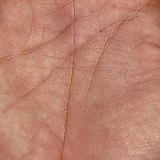
%> input picture colorpics/IMG_005 (5).JPG, 160 x 160 px
$ octave pointmatching.m   (GNU Octave 9; MATLAB toolbox functions it lacks are replaced by stand-ins)
%> lines starting %> are read from the running program, lines starting %| are printed output that depends on the picture
### cmfrat.m
function mat = cmfrat(row, col, angle)
    row = row + 4;
    col = col + 4;
    mat = zeros(row, col);

    m = -tand(angle);
    a = round(col / 2);
    b = round(row / 2);

    if (angle >= 0 && angle <= 45) || (angle > 135 && angle <= 180)
        for x=col - 2:-1:3
            y = round(m*(x - a) + b);
            mat([y-1, y, y+1], x) = 1/33;
            mat([y-3, y-2, y+2, y+3], x) = -1/66;
        end

    elseif angle > 45 && angle <= 135
        for y=row - 2:-1:3
            x = round((y - b)/m + a);
            mat(y, [x-1, x, x+1]) = 1/33;
            mat(y, [x-3, x-2, x+2, x+3]) = -1/66;
        end
    end
end

### edgeresponse.m
function image = edgeresponse(im, resp)
        %cmfrat filters 0, 20, 40, 60, 80, 100, 120, 140, 160
        f0 = cmfrat(11, 11, 0);
        f20 = cmfrat(11, 11, 20);
        f40 = cmfrat(11, 11, 40);
        f60 = cmfrat(11, 11, 60);
        f80 = cmfrat(11, 11, 80);
        f100 = cmfrat(11, 11, 100);
        f120 = cmfrat(11, 11, 120);
        f140 = cmfrat(11, 11, 140);
        f160 = cmfrat(11, 11, 160);

        im0 = imfilter(im, f0, 'symmetric');
        im20 = imfilter(im, f20, 'symmetric');
        im40 = imfilter(im, f40, 'symmetric');
        im60 = imfilter(im, f60, 'symmetric');
        im80 = imfilter(im, f80, 'symmetric');
        im100 = imfilter(im, f100, 'symmetric');
        im120 = imfilter(im, f120, 'symmetric');
        im140 = imfilter(im, f140, 'symmetric');
        im160 = imfilter(im, f160, 'symmetric');

        %combined the images
        if strcmp(resp, 'max')
            image = maxresponse(im0, im20, im40, im60, im80, im100, im120, im140, im160);
        else
            image = minresponse(im0, im20, im40, im60, im80, im100, im120, im140, im160);
        end

        image = imadjust(image);

% [13 lines of commented-out code are left out]
end

### maxresponse.m
function image = maxresponse(im0, im20, im40, im60, im80, im100, im120, im140, im160)
    [row, col] = size(im0);
    image = zeros(row, col);
    for t=1:row
       for k=1:col
            image(t, k) = max([im0(t, k), im20(t, k), im40(t, k), im60(t, k), im80(t, k), im100(t, k), im120(t, k), im140(t, k), im160(t, k)]);
       end
    end
end

### getmp.m
function [matchedPoints1, matchedPoints2, points1, points2] = getmp(I1, I2)
    %Find the corners.
    points1 = detectHarrisFeatures(I1);
    points2 = detectHarrisFeatures(I2);
%     points1 = harriscorner(I1);
%     points2 = harriscorner(I2);

    %Extract the neighborhood features.
    [features1,valid_points1] = extractFeatures(I1,points1);
    [features2,valid_points2] = extractFeatures(I2,points2);

    %Match the features.
    indexPairs = matchFeatures(features1,features2);

    %Retrieve the locations of the corresponding points for each image.
    matchedPoints1 = valid_points1(indexPairs(:,1),:);
    matchedPoints2 = valid_points2(indexPairs(:,2),:);

%     points1 = valid_points1;
%     points2 = valid_points2;
end

### pointmatching.m
close all;
% [18 lines of commented-out code are left out]
    im1 = imread('IMG_005 (5).JPG');
%> im1 is the input picture: size 160x160x3 uint8; mean R, G, B 187.5, 130.6, 111.7
    im2 = imread('IMG_005 (6).JPG');
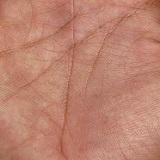
%> input picture colorpics/IMG_005 (6).JPG, 160 x 160 px
%> im2 is the input picture: size 160x160x3 uint8; mean R, G, B 188.8, 131.2, 112

    %extract the layers
    imb1 = im2double(rgb2gray(im1));
    imb2 = im2double(rgb2gray(im2));
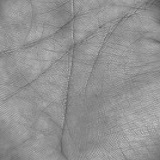
%> imb2: size 160x160 double; min 0.314, max 0.792, mean 0.574

    %edge response
    imfirstedge1 = edgeresponse(imb1, 'max');
    imfirstedge2 = edgeresponse(imb2, 'max');
%> call 2 of edgeresponse, with resp = 'max'
%> in edgeresponse (call 2), `im80 = imfilter(im, f80, 'symmetric');`:
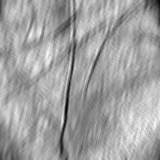
%> im80: size 160x160 double; min 0.108, max 0.239, mean 0.191; drawn with min black and max white

    imsecondedge1 = edgeresponse(imcomplement(imfirstedge1), 'max');
    imsecondedge2 = edgeresponse(imcomplement(imfirstedge2), 'max');
%> call 4 of edgeresponse, with resp = 'max'
%> in edgeresponse (call 4), `im140 = imfilter(im, f140, 'symmetric');`:
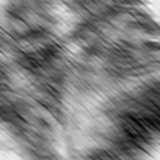
%> im140: size 160x160 double; min -0.0394, max 0.372, mean 0.162; drawn with min black and max white
%> in edgeresponse (call 4), `im160 = imfilter(im, f160, 'symmetric');`:
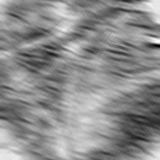
%> im160: size 160x160 double; min -0.106, max 0.381, mean 0.162; drawn with min black and max white
%> after the loop in maxresponse (call 4), `for t=1:row`:
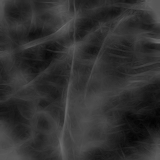
%> image: size 160x160 double; min 0.0108, max 0.426, mean 0.192
%> in edgeresponse (call 4), `image = imadjust(image);`:
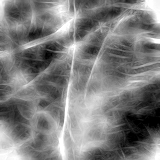
%> image: size 160x160 double; min 0, max 1, mean 0.492

    imthirdedge1 = edgeresponse(imcomplement(imsecondedge1*0.4), 'max');
    imthirdedge2 = edgeresponse(imcomplement(imsecondedge2*0.4), 'max');

    % [29 lines of commented-out code are left out]
  [mp11, mp21, points11, points21] = getmp(imfirstedge1, imfirstedge2);
%> in getmp, `points1 = detectHarrisFeatures(I1);`: points1 = 444 points; strongest (x, y): (101, 32), (63, 142), (73, 14), (72, 71), (63, 130)
%> in getmp, `points2 = detectHarrisFeatures(I2);`: points2 = 464 points; strongest (x, y): (144, 2), (137, 10), (100, 28), (97, 56), (65, 105)
%> in getmp, `[features1,valid_points1] = extractFeatures(I1,points1);`: valid_points1 = 26 points; strongest (x, y): (72, 71), (97, 63), (91, 82), (68, 99), (95, 70)
%> in getmp, `[features2,valid_points2] = extractFeatures(I2,points2);`: valid_points2 = 22 points; strongest (x, y): (72, 64), (91, 73), (92, 67), (69, 67), (69, 69)
%> in getmp, `indexPairs = matchFeatures(features1,features2);`: indexPairs = [1 1; 4 2; 5 3; 8 6; 11 9; 12 8; 15 15; 17 15; 26 22]
%> in getmp, `matchedPoints1 = valid_points1(indexPairs(:,1),:);`: matchedPoints1 = 9 points; strongest (x, y): (68, 99), (70, 87), (67, 94), (62, 80), (75, 78)
%> in getmp, `matchedPoints2 = valid_points2(indexPairs(:,2),:);`: matchedPoints2 = 9 points; strongest (x, y): (67, 84), (69, 79), (68, 90), (62, 72), (75, 70)
%> mp11 has the same summary as matchedPoints1 in getmp; mp21 has the same summary as matchedPoints2 in getmp; points11 has the same summary as points1 in getmp; points21 has the same summary as points2 in getmp
  subplot(3, 4, 10), showMatchedFeatures(imfirstedge1, imfirstedge2, mp11, mp21);

   %second e-resp
  [mp12, mp22, points12, points22] = getmp(imsecondedge1, imsecondedge2);
%> mp12 = 4 points; (x, y): (71, 72), (73, 66), (91, 101), (76, 97); mp22 = 4 points; (x, y): (71, 67), (72, 61), (74, 88), (90, 92); points12 = 445 points; strongest (x, y): (76, 14), (26, 55), (56, 58), (76, 46), (32, 55); points22 = 451 points; strongest (x, y): (26, 49), (76, 11), (76, 41), (71, 67), (56, 53)
  subplot(3, 4, 11), showMatchedFeatures(imsecondedge1, imsecondedge2, mp12, mp22);

   %third e-resp
  [mp13, mp23, points13, points23] = getmp(imthirdedge1, imthirdedge2);
%> mp13 = 6 points; (x, y): (71, 70), (68, 82), (77, 81), (65, 97), (86, 96), (88, 91); mp23 = 6 points; (x, y): (71, 64), (70, 75), (65, 88), (76, 74), (88, 81), (84, 87); points13 = 233 points; strongest (x, y): (73, 14), (62, 139), (73, 9), (72, 5), (98, 64); points23 = 307 points; strongest (x, y): (73, 12), (61, 127), (62, 124), (51, 33), (154, 38)
  subplot(3, 4, 12), showMatchedFeatures(imthirdedge1, imthirdedge2, mp13, mp23);


    %plot
    subplot(3, 4, 1), imshow(imb1), title('original'); hold on;
    subplot(3, 4, 2), imshow(imfirstedge1), title('1st e-resp'), hold on; points11.plot %mp11.plot ;
    subplot(3, 4, 3), imshow(imsecondedge1), title('2nd e-resp'), hold on; points12.plot %mp12.plot;
    subplot(3, 4, 4), imshow(imthirdedge1), title('3rd e-resp canny'), hold on; points13.plot %mp13.plot;
    subplot(3, 4, 5), imshow(imb2), title('original');
    subplot(3, 4, 6), imshow(imfirstedge2), title('1st e-resp'), hold on; points21.plot %mp21.plot;
    subplot(3, 4, 7), imshow(imsecondedge2), title('2nd e-resp'), hold on; points22.plot %mp22.plot;
    subplot(3, 4, 8), imshow(imthirdedge2), title('3rd e-resp canny'), hold on; points23.plot %mp23.plot;
    hold off;

%     saveas(gcf,'person1 - im1.png');
%     saveas(gcf,[pwd '/imdemo/person5-im1-&-im2.png']);
